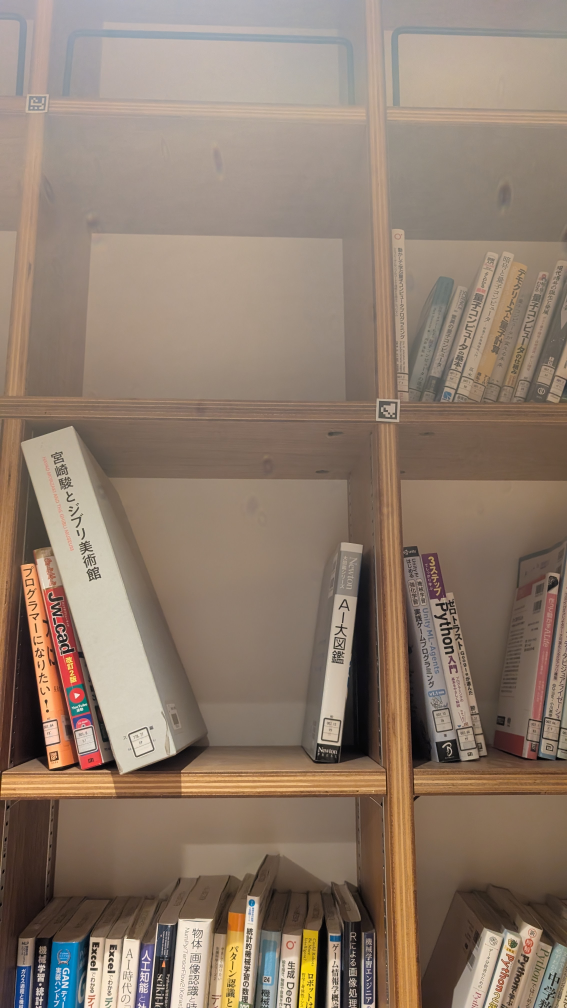
#> input picture data-260702/PXL_20260702_120444475.jpg, 2268 x 4032 px (shown at 1/4 size); its folder holds 4 pictures in this run
$ python build_scroll_fixture.py
#> lines starting #> are read from the running program, lines starting #| are printed output that depends on the picture
"""Build a synthetic shelf-traversal video from sequential still images.

The source photos in data-260702 are portrait frames from a shelf walk. A
single ultra-wide image would make the books and AprilTags too small for the
detector, so this script creates both a panorama for inspection and a video
viewport that pans across it.

Usage:
  uv run python scripts/build_scroll_fixture.py
"""

from __future__ import annotations

import argparse
import subprocess
from pathlib import Path

import cv2
import numpy as np


REPO_ROOT = Path(__file__).resolve().parents[1]


def parse_args() -> argparse.Namespace:
    parser = argparse.ArgumentParser(description=__doc__)
    parser.add_argument("--source", type=Path, default=REPO_ROOT / "data-260702")
    parser.add_argument("--output-dir", type=Path, default=REPO_ROOT / "outputs/e2e/data260702_scroll")
    parser.add_argument("--height", type=int, default=1440)
    parser.add_argument("--viewport-width", type=int, default=1280)
    parser.add_argument("--fps", type=int, default=12)
    parser.add_argument("--step", type=int, default=40)
    return parser.parse_args()


def load_images(source: Path, height: int) -> list[np.ndarray]:
#> called with height = 1440
    images = []
    for path in sorted(source.glob("*.jpg")):
        image = cv2.imread(str(path))
#> image is the input picture: shape (4032, 2268, 3); mean B, G, R 109, 124.1, 142.4
        if image is None:
            continue
        scale = height / image.shape[0]
#> scale = 0.357
        width = max(1, round(image.shape[1] * scale))
#> width = 810
        images.append(cv2.resize(image, (width, height), interpolation=cv2.INTER_AREA))
    if not images:
        raise RuntimeError(f"no readable JPEG images in {source}")
    return images


def main() -> int:
    args = parse_args()
    args.output_dir.mkdir(parents=True, exist_ok=True)
    images = load_images(args.source, args.height)
    panorama = np.concatenate(images, axis=1)
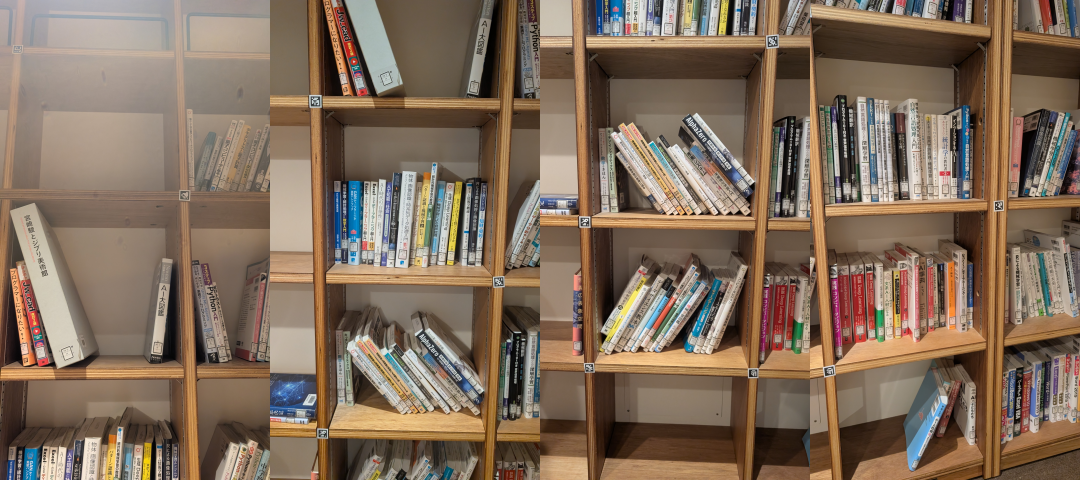
#> panorama: shape (1440, 3240, 3) (shown at 1/3 size); mean of channels 0, 1, 2 91.8, 109.8, 130; drawn as B, G, R
    panorama_path = args.output_dir / "panorama.jpg"
    cv2.imwrite(str(panorama_path), panorama, [int(cv2.IMWRITE_JPEG_QUALITY), 90])

    width = min(args.viewport_width, panorama.shape[1])
#> width = 1280
    height = panorama.shape[0]
#> height = 1440
    video_path = args.output_dir / "scroll.mp4"
#> (the run stopped early here; a loop or call above may not have finished)
